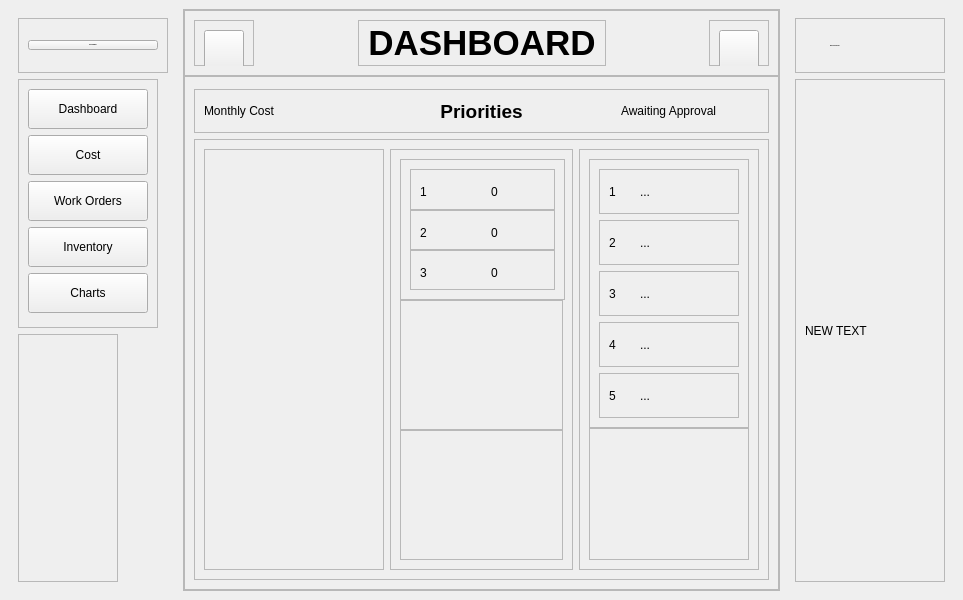
<?xml version="1.0" encoding="UTF-8"?>
<ui version="4.0">
 <class>MainWindow</class>
 <widget class="QMainWindow" name="MainWindow">
  <property name="geometry">
   <rect>
    <x>0</x>
    <y>0</y>
    <width>963</width>
    <height>600</height>
   </rect>
  </property>
  <property name="windowTitle">
   <string>MainWindow</string>
  </property>
  <property name="styleSheet">
   <string notr="true">@font-face {
	font-family: Verdana;
}
* {
	color: #ffffff;
	font-family: Verdana;
	font-size: 12px;
	border: nine;
	background: none;
}
#centralwidget {
	background-color: rgb(33, 43, 51);
}
#left_menu_widget, #stackedWidget, #right_menu_widget, #dashboard_view, #cost_view,
#work_orders_view, #inventory_view, #charts_view
{
	background-color: rgba(61, 80, 95, 100);
}
#title_label {
	color: rgb(255, 188, 255);
	font: 800 26pt &quot;Cambria&quot;;
}
#frame_15 {
	color: rgb(38, 163, 170);
	border-color: rgb(38, 163, 170);
	border-style: solid;
	border-width: 0 0 5px 5px;
}
#frame_15 QLabel {
	font: 700 14pt &quot;Candara&quot;;
	color: rgb(38, 163, 170);
}
#header_frame, #left_frame_title, #right_frame_title {
	background-color: rgb(61, 80, 95);
}
#left_header_nav QPushButton,
#right_header_nav QPushButton  {
	background-color: rgb(61, 80, 95);
	border-radius: 15px;
	border: 3px solid rgb(120, 157, 186);
}
#left_nav_section QPushButton,
#left_header_nav QPushButton,
#right_header_nav  QPushButton{
	background-color: rgb(61, 80, 95);
	border-radius: 15px;
	border: 3px solid rgb(120, 157, 186);
	text-align: left;
	padding-left: 8px;
}
#left_nav_section QPushButton:hover,
#left_header_nav QPushButton:hover,
#right_header_nav  QPushButton:hover {
	background-color: rgb(95, 80, 61);
	border-radius: 16px;
	border: 3px solid rgb(186, 157, 120);
}
#pri_1, #pri_2, #pri_3,
#set_1_num, #set_2_num, #set_3_num, #set_4_num, #set_5_num {
	font: 14pt &quot;Cambria&quot;;
	border-color: rgb(193, 139, 111);
	border-style: solid;
	border-width: 2px;
}
#pri_1 {
	color: rgb(255, 0, 4);
	font: 700 12pt &quot;Rubik&quot;;
}
#pri_2 {
	color: rgb(255, 185, 8);
	font: 700 12pt &quot;Rubik&quot;;
}
#pri_3 {
	color: rgb(13, 255, 0);
	font: 700 12pt &quot;Rubik&quot;;
}
#pri_1_count, #pri_2_count, #pri_3_count {
	color: rgb(170, 85, 255);
	font: 700 12pt &quot;Rubik&quot;;
}
#frame_4, #frame_5, #frame_6 {
	color: rgb(38, 163, 170);
	border-color: rgb(193, 139, 111);;
	border-style: solid;
	border-width: 0 0 3px 0;
}</string>
  </property>
  <widget class="QWidget" name="centralwidget">
   <layout class="QHBoxLayout" name="horizontalLayout">
    <item>
     <widget class="QWidget" name="left_menu_widget" native="true">
      <layout class="QVBoxLayout" name="verticalLayout">
       <item>
        <widget class="QFrame" name="left_frame_title">
         <property name="minimumSize">
          <size>
           <width>150</width>
           <height>55</height>
          </size>
         </property>
         <property name="maximumSize">
          <size>
           <width>150</width>
           <height>55</height>
          </size>
         </property>
         <property name="frameShape">
          <enum>QFrame::StyledPanel</enum>
         </property>
         <property name="frameShadow">
          <enum>QFrame::Raised</enum>
         </property>
         <layout class="QHBoxLayout" name="horizontalLayout_2">
          <item>
           <widget class="QPushButton" name="pushButton_7">
            <property name="font">
             <font>
              <pointsize>-1</pointsize>
              <bold>true</bold>
             </font>
            </property>
            <property name="text">
             <string>MANAGEMENT</string>
            </property>
           </widget>
          </item>
         </layout>
        </widget>
       </item>
       <item alignment="Qt::AlignLeft">
        <widget class="QFrame" name="left_nav_section">
         <property name="frameShape">
          <enum>QFrame::StyledPanel</enum>
         </property>
         <property name="frameShadow">
          <enum>QFrame::Raised</enum>
         </property>
         <layout class="QVBoxLayout" name="verticalLayout_2">
          <item alignment="Qt::AlignLeft">
           <widget class="QPushButton" name="dashboard_pushButton">
            <property name="minimumSize">
             <size>
              <width>120</width>
              <height>40</height>
             </size>
            </property>
            <property name="maximumSize">
             <size>
              <width>120</width>
              <height>40</height>
             </size>
            </property>
            <property name="text">
             <string>Dashboard</string>
            </property>
           </widget>
          </item>
          <item alignment="Qt::AlignLeft">
           <widget class="QPushButton" name="cost_pushButton">
            <property name="minimumSize">
             <size>
              <width>120</width>
              <height>40</height>
             </size>
            </property>
            <property name="maximumSize">
             <size>
              <width>120</width>
              <height>40</height>
             </size>
            </property>
            <property name="text">
             <string>Cost</string>
            </property>
           </widget>
          </item>
          <item alignment="Qt::AlignLeft">
           <widget class="QPushButton" name="work_orders_pushButton">
            <property name="minimumSize">
             <size>
              <width>120</width>
              <height>40</height>
             </size>
            </property>
            <property name="maximumSize">
             <size>
              <width>120</width>
              <height>40</height>
             </size>
            </property>
            <property name="text">
             <string>Work Orders</string>
            </property>
           </widget>
          </item>
          <item alignment="Qt::AlignLeft">
           <widget class="QPushButton" name="inventory_pushButton">
            <property name="minimumSize">
             <size>
              <width>120</width>
              <height>40</height>
             </size>
            </property>
            <property name="maximumSize">
             <size>
              <width>120</width>
              <height>40</height>
             </size>
            </property>
            <property name="text">
             <string>Inventory</string>
            </property>
           </widget>
          </item>
          <item alignment="Qt::AlignLeft">
           <widget class="QPushButton" name="charts_pushButton">
            <property name="minimumSize">
             <size>
              <width>120</width>
              <height>40</height>
             </size>
            </property>
            <property name="maximumSize">
             <size>
              <width>120</width>
              <height>40</height>
             </size>
            </property>
            <property name="text">
             <string>Charts</string>
            </property>
           </widget>
          </item>
         </layout>
        </widget>
       </item>
       <item alignment="Qt::AlignLeft">
        <widget class="QFrame" name="buffer_frame">
         <property name="minimumSize">
          <size>
           <width>100</width>
           <height>0</height>
          </size>
         </property>
         <property name="frameShape">
          <enum>QFrame::StyledPanel</enum>
         </property>
         <property name="frameShadow">
          <enum>QFrame::Raised</enum>
         </property>
         <layout class="QGridLayout" name="gridLayout_6"/>
        </widget>
       </item>
      </layout>
     </widget>
    </item>
    <item>
     <widget class="QFrame" name="center_frame">
      <property name="frameShape">
       <enum>QFrame::StyledPanel</enum>
      </property>
      <property name="frameShadow">
       <enum>QFrame::Raised</enum>
      </property>
      <layout class="QVBoxLayout" name="verticalLayout_4">
       <property name="spacing">
        <number>0</number>
       </property>
       <property name="leftMargin">
        <number>0</number>
       </property>
       <property name="topMargin">
        <number>0</number>
       </property>
       <property name="rightMargin">
        <number>0</number>
       </property>
       <property name="bottomMargin">
        <number>0</number>
       </property>
       <item>
        <widget class="QFrame" name="header_frame">
         <property name="maximumSize">
          <size>
           <width>16777215</width>
           <height>66</height>
          </size>
         </property>
         <property name="frameShape">
          <enum>QFrame::StyledPanel</enum>
         </property>
         <property name="frameShadow">
          <enum>QFrame::Raised</enum>
         </property>
         <layout class="QHBoxLayout" name="horizontalLayout_3">
          <item alignment="Qt::AlignLeft">
           <widget class="QFrame" name="left_header_nav">
            <property name="frameShape">
             <enum>QFrame::StyledPanel</enum>
            </property>
            <property name="frameShadow">
             <enum>QFrame::Raised</enum>
            </property>
            <layout class="QHBoxLayout" name="horizontalLayout_4">
             <item alignment="Qt::AlignHCenter|Qt::AlignVCenter">
              <widget class="QPushButton" name="left_menu_button">
               <property name="minimumSize">
                <size>
                 <width>40</width>
                 <height>40</height>
                </size>
               </property>
               <property name="maximumSize">
                <size>
                 <width>40</width>
                 <height>40</height>
                </size>
               </property>
               <property name="text">
                <string/>
               </property>
              </widget>
             </item>
            </layout>
           </widget>
          </item>
          <item>
           <widget class="QFrame" name="title">
            <property name="frameShape">
             <enum>QFrame::StyledPanel</enum>
            </property>
            <property name="frameShadow">
             <enum>QFrame::Raised</enum>
            </property>
            <layout class="QVBoxLayout" name="verticalLayout_5">
             <item>
              <widget class="QLabel" name="title_label">
               <property name="font">
                <font>
                 <pointsize>26</pointsize>
                 <italic>false</italic>
                 <bold>true</bold>
                </font>
               </property>
               <property name="text">
                <string>DASHBOARD</string>
               </property>
               <property name="alignment">
                <set>Qt::AlignCenter</set>
               </property>
              </widget>
             </item>
            </layout>
           </widget>
          </item>
          <item alignment="Qt::AlignRight">
           <widget class="QFrame" name="right_header_nav">
            <property name="frameShape">
             <enum>QFrame::StyledPanel</enum>
            </property>
            <property name="frameShadow">
             <enum>QFrame::Raised</enum>
            </property>
            <layout class="QHBoxLayout" name="horizontalLayout_5">
             <item alignment="Qt::AlignHCenter|Qt::AlignVCenter">
              <widget class="QPushButton" name="right_menu_button">
               <property name="minimumSize">
                <size>
                 <width>40</width>
                 <height>40</height>
                </size>
               </property>
               <property name="maximumSize">
                <size>
                 <width>40</width>
                 <height>40</height>
                </size>
               </property>
               <property name="text">
                <string/>
               </property>
              </widget>
             </item>
            </layout>
           </widget>
          </item>
         </layout>
        </widget>
       </item>
       <item>
        <widget class="QFrame" name="frame_8">
         <property name="frameShape">
          <enum>QFrame::StyledPanel</enum>
         </property>
         <property name="frameShadow">
          <enum>QFrame::Raised</enum>
         </property>
         <layout class="QVBoxLayout" name="verticalLayout_7">
          <property name="spacing">
           <number>0</number>
          </property>
          <property name="leftMargin">
           <number>0</number>
          </property>
          <property name="topMargin">
           <number>3</number>
          </property>
          <property name="rightMargin">
           <number>0</number>
          </property>
          <property name="bottomMargin">
           <number>0</number>
          </property>
          <item>
           <widget class="QStackedWidget" name="stackedWidget">
            <property name="styleSheet">
             <string notr="true"/>
            </property>
            <property name="currentIndex">
             <number>0</number>
            </property>
            <widget class="QWidget" name="dashboard_view">
             <layout class="QVBoxLayout" name="verticalLayout_8">
              <item alignment="Qt::AlignTop">
               <widget class="QFrame" name="frame_15">
                <property name="frameShape">
                 <enum>QFrame::StyledPanel</enum>
                </property>
                <property name="frameShadow">
                 <enum>QFrame::Raised</enum>
                </property>
                <layout class="QHBoxLayout" name="horizontalLayout_8">
                 <item alignment="Qt::AlignLeft|Qt::AlignVCenter">
                  <widget class="QLabel" name="label_2">
                   <property name="text">
                    <string>Monthly Cost</string>
                   </property>
                  </widget>
                 </item>
                 <item alignment="Qt::AlignLeft">
                  <widget class="QLabel" name="label_9">
                   <property name="minimumSize">
                    <size>
                     <width>183</width>
                     <height>24</height>
                    </size>
                   </property>
                   <property name="maximumSize">
                    <size>
                     <width>183</width>
                     <height>24</height>
                    </size>
                   </property>
                   <property name="font">
                    <font>
                     <pointsize>14</pointsize>
                     <italic>false</italic>
                     <bold>true</bold>
                    </font>
                   </property>
                   <property name="text">
                    <string>Priorities</string>
                   </property>
                   <property name="alignment">
                    <set>Qt::AlignCenter</set>
                   </property>
                  </widget>
                 </item>
                 <item alignment="Qt::AlignHCenter|Qt::AlignVCenter">
                  <widget class="QLabel" name="label">
                   <property name="text">
                    <string>Awaiting Approval</string>
                   </property>
                  </widget>
                 </item>
                </layout>
               </widget>
              </item>
              <item>
               <widget class="QFrame" name="frame_16">
                <property name="sizePolicy">
                 <sizepolicy hsizetype="Preferred" vsizetype="Expanding">
                  <horstretch>0</horstretch>
                  <verstretch>0</verstretch>
                 </sizepolicy>
                </property>
                <property name="frameShape">
                 <enum>QFrame::StyledPanel</enum>
                </property>
                <property name="frameShadow">
                 <enum>QFrame::Raised</enum>
                </property>
                <layout class="QGridLayout" name="gridLayout">
                 <item row="0" column="0">
                  <widget class="QFrame" name="dashboard_frame_left">
                   <property name="frameShape">
                    <enum>QFrame::StyledPanel</enum>
                   </property>
                   <property name="frameShadow">
                    <enum>QFrame::Raised</enum>
                   </property>
                  </widget>
                 </item>
                 <item row="0" column="1">
                  <widget class="QFrame" name="dashboard_frame_center">
                   <property name="minimumSize">
                    <size>
                     <width>183</width>
                     <height>0</height>
                    </size>
                   </property>
                   <property name="maximumSize">
                    <size>
                     <width>183</width>
                     <height>16777215</height>
                    </size>
                   </property>
                   <property name="frameShape">
                    <enum>QFrame::StyledPanel</enum>
                   </property>
                   <property name="frameShadow">
                    <enum>QFrame::Raised</enum>
                   </property>
                   <layout class="QVBoxLayout" name="verticalLayout_6">
                    <property name="spacing">
                     <number>0</number>
                    </property>
                    <item>
                     <widget class="QFrame" name="frame">
                      <property name="minimumSize">
                       <size>
                        <width>165</width>
                        <height>0</height>
                       </size>
                      </property>
                      <property name="maximumSize">
                       <size>
                        <width>165</width>
                        <height>141</height>
                       </size>
                      </property>
                      <property name="frameShape">
                       <enum>QFrame::StyledPanel</enum>
                      </property>
                      <property name="frameShadow">
                       <enum>QFrame::Raised</enum>
                      </property>
                      <layout class="QVBoxLayout" name="verticalLayout_9">
                       <property name="spacing">
                        <number>0</number>
                       </property>
                       <item>
                        <widget class="QFrame" name="frame_4">
                         <property name="maximumSize">
                          <size>
                           <width>147</width>
                           <height>41</height>
                          </size>
                         </property>
                         <property name="frameShape">
                          <enum>QFrame::StyledPanel</enum>
                         </property>
                         <property name="frameShadow">
                          <enum>QFrame::Raised</enum>
                         </property>
                         <layout class="QHBoxLayout" name="horizontalLayout_9">
                          <property name="spacing">
                           <number>0</number>
                          </property>
                          <item>
                           <widget class="QLabel" name="pri_1">
                            <property name="minimumSize">
                             <size>
                              <width>25</width>
                              <height>25</height>
                             </size>
                            </property>
                            <property name="maximumSize">
                             <size>
                              <width>25</width>
                              <height>25</height>
                             </size>
                            </property>
                            <property name="baseSize">
                             <size>
                              <width>13</width>
                              <height>0</height>
                             </size>
                            </property>
                            <property name="text">
                             <string>1</string>
                            </property>
                           </widget>
                          </item>
                          <item alignment="Qt::AlignHCenter|Qt::AlignVCenter">
                           <widget class="QLabel" name="pri_1_count">
                            <property name="minimumSize">
                             <size>
                              <width>0</width>
                              <height>25</height>
                             </size>
                            </property>
                            <property name="maximumSize">
                             <size>
                              <width>16777215</width>
                              <height>25</height>
                             </size>
                            </property>
                            <property name="sizeIncrement">
                             <size>
                              <width>25</width>
                              <height>0</height>
                             </size>
                            </property>
                            <property name="baseSize">
                             <size>
                              <width>25</width>
                              <height>0</height>
                             </size>
                            </property>
                            <property name="text">
                             <string>0</string>
                            </property>
                           </widget>
                          </item>
                         </layout>
                        </widget>
                       </item>
                       <item>
                        <widget class="QFrame" name="frame_6">
                         <property name="maximumSize">
                          <size>
                           <width>147</width>
                           <height>41</height>
                          </size>
                         </property>
                         <property name="frameShape">
                          <enum>QFrame::StyledPanel</enum>
                         </property>
                         <property name="frameShadow">
                          <enum>QFrame::Raised</enum>
                         </property>
                         <layout class="QHBoxLayout" name="horizontalLayout_11">
                          <property name="spacing">
                           <number>0</number>
                          </property>
                          <item>
                           <widget class="QLabel" name="pri_2">
                            <property name="minimumSize">
                             <size>
                              <width>25</width>
                              <height>25</height>
                             </size>
                            </property>
                            <property name="maximumSize">
                             <size>
                              <width>25</width>
                              <height>25</height>
                             </size>
                            </property>
                            <property name="text">
                             <string>2</string>
                            </property>
                           </widget>
                          </item>
                          <item alignment="Qt::AlignHCenter|Qt::AlignVCenter">
                           <widget class="QLabel" name="pri_2_count">
                            <property name="minimumSize">
                             <size>
                              <width>0</width>
                              <height>25</height>
                             </size>
                            </property>
                            <property name="maximumSize">
                             <size>
                              <width>16777215</width>
                              <height>25</height>
                             </size>
                            </property>
                            <property name="text">
                             <string>0</string>
                            </property>
                           </widget>
                          </item>
                         </layout>
                        </widget>
                       </item>
                       <item>
                        <widget class="QFrame" name="frame_5">
                         <property name="maximumSize">
                          <size>
                           <width>147</width>
                           <height>41</height>
                          </size>
                         </property>
                         <property name="frameShape">
                          <enum>QFrame::StyledPanel</enum>
                         </property>
                         <property name="frameShadow">
                          <enum>QFrame::Raised</enum>
                         </property>
                         <layout class="QHBoxLayout" name="horizontalLayout_10">
                          <property name="spacing">
                           <number>0</number>
                          </property>
                          <item>
                           <widget class="QLabel" name="pri_3">
                            <property name="minimumSize">
                             <size>
                              <width>25</width>
                              <height>25</height>
                             </size>
                            </property>
                            <property name="maximumSize">
                             <size>
                              <width>25</width>
                              <height>25</height>
                             </size>
                            </property>
                            <property name="text">
                             <string>3</string>
                            </property>
                           </widget>
                          </item>
                          <item alignment="Qt::AlignHCenter|Qt::AlignVCenter">
                           <widget class="QLabel" name="pri_3_count">
                            <property name="minimumSize">
                             <size>
                              <width>0</width>
                              <height>25</height>
                             </size>
                            </property>
                            <property name="maximumSize">
                             <size>
                              <width>16777215</width>
                              <height>25</height>
                             </size>
                            </property>
                            <property name="text">
                             <string>0</string>
                            </property>
                           </widget>
                          </item>
                         </layout>
                        </widget>
                       </item>
                      </layout>
                     </widget>
                    </item>
                    <item>
                     <widget class="QFrame" name="frame_2">
                      <property name="frameShape">
                       <enum>QFrame::StyledPanel</enum>
                      </property>
                      <property name="frameShadow">
                       <enum>QFrame::Raised</enum>
                      </property>
                     </widget>
                    </item>
                    <item>
                     <widget class="QFrame" name="frame_3">
                      <property name="frameShape">
                       <enum>QFrame::StyledPanel</enum>
                      </property>
                      <property name="frameShadow">
                       <enum>QFrame::Raised</enum>
                      </property>
                     </widget>
                    </item>
                   </layout>
                  </widget>
                 </item>
                 <item row="0" column="2">
                  <widget class="QFrame" name="dashboard_frame_right">
                   <property name="frameShape">
                    <enum>QFrame::StyledPanel</enum>
                   </property>
                   <property name="frameShadow">
                    <enum>QFrame::Raised</enum>
                   </property>
                   <layout class="QVBoxLayout" name="verticalLayout_18">
                    <property name="spacing">
                     <number>0</number>
                    </property>
                    <item>
                     <widget class="QFrame" name="frame_7">
                      <property name="frameShape">
                       <enum>QFrame::StyledPanel</enum>
                      </property>
                      <property name="frameShadow">
                       <enum>QFrame::Raised</enum>
                      </property>
                      <layout class="QVBoxLayout" name="verticalLayout_19">
                       <item>
                        <widget class="QFrame" name="set_1">
                         <property name="frameShape">
                          <enum>QFrame::StyledPanel</enum>
                         </property>
                         <property name="frameShadow">
                          <enum>QFrame::Raised</enum>
                         </property>
                         <layout class="QHBoxLayout" name="horizontalLayout_12">
                          <item>
                           <widget class="QLabel" name="set_1_num">
                            <property name="minimumSize">
                             <size>
                              <width>25</width>
                              <height>25</height>
                             </size>
                            </property>
                            <property name="maximumSize">
                             <size>
                              <width>25</width>
                              <height>25</height>
                             </size>
                            </property>
                            <property name="text">
                             <string>1</string>
                            </property>
                           </widget>
                          </item>
                          <item>
                           <widget class="QLabel" name="set_1_count">
                            <property name="text">
                             <string>...</string>
                            </property>
                           </widget>
                          </item>
                         </layout>
                        </widget>
                       </item>
                       <item>
                        <widget class="QFrame" name="set_2">
                         <property name="frameShape">
                          <enum>QFrame::StyledPanel</enum>
                         </property>
                         <property name="frameShadow">
                          <enum>QFrame::Raised</enum>
                         </property>
                         <layout class="QHBoxLayout" name="horizontalLayout_13">
                          <item>
                           <widget class="QLabel" name="set_2_num">
                            <property name="minimumSize">
                             <size>
                              <width>25</width>
                              <height>25</height>
                             </size>
                            </property>
                            <property name="maximumSize">
                             <size>
                              <width>25</width>
                              <height>25</height>
                             </size>
                            </property>
                            <property name="text">
                             <string>2</string>
                            </property>
                           </widget>
                          </item>
                          <item>
                           <widget class="QLabel" name="set_2_count">
                            <property name="text">
                             <string>...</string>
                            </property>
                           </widget>
                          </item>
                         </layout>
                        </widget>
                       </item>
                       <item>
                        <widget class="QFrame" name="set_3">
                         <property name="frameShape">
                          <enum>QFrame::StyledPanel</enum>
                         </property>
                         <property name="frameShadow">
                          <enum>QFrame::Raised</enum>
                         </property>
                         <layout class="QHBoxLayout" name="horizontalLayout_14">
                          <item>
                           <widget class="QLabel" name="set_3_num">
                            <property name="minimumSize">
                             <size>
                              <width>25</width>
                              <height>25</height>
                             </size>
                            </property>
                            <property name="maximumSize">
                             <size>
                              <width>25</width>
                              <height>25</height>
                             </size>
                            </property>
                            <property name="text">
                             <string>3</string>
                            </property>
                           </widget>
                          </item>
                          <item>
                           <widget class="QLabel" name="set_3_count">
                            <property name="text">
                             <string>...</string>
                            </property>
                           </widget>
                          </item>
                         </layout>
                        </widget>
                       </item>
                       <item>
                        <widget class="QFrame" name="set_4">
                         <property name="frameShape">
                          <enum>QFrame::StyledPanel</enum>
                         </property>
                         <property name="frameShadow">
                          <enum>QFrame::Raised</enum>
                         </property>
                         <layout class="QHBoxLayout" name="horizontalLayout_15">
                          <item>
                           <widget class="QLabel" name="set_4_num">
                            <property name="minimumSize">
                             <size>
                              <width>25</width>
                              <height>25</height>
                             </size>
                            </property>
                            <property name="maximumSize">
                             <size>
                              <width>25</width>
                              <height>25</height>
                             </size>
                            </property>
                            <property name="text">
                             <string>4</string>
                            </property>
                           </widget>
                          </item>
                          <item>
                           <widget class="QLabel" name="set_4_count">
                            <property name="text">
                             <string>...</string>
                            </property>
                           </widget>
                          </item>
                         </layout>
                        </widget>
                       </item>
                       <item>
                        <widget class="QFrame" name="set_5">
                         <property name="frameShape">
                          <enum>QFrame::StyledPanel</enum>
                         </property>
                         <property name="frameShadow">
                          <enum>QFrame::Raised</enum>
                         </property>
                         <layout class="QHBoxLayout" name="horizontalLayout_16">
                          <item>
                           <widget class="QLabel" name="set_5_num">
                            <property name="minimumSize">
                             <size>
                              <width>25</width>
                              <height>25</height>
                             </size>
                            </property>
                            <property name="maximumSize">
                             <size>
                              <width>25</width>
                              <height>25</height>
                             </size>
                            </property>
                            <property name="text">
                             <string>5</string>
                            </property>
                           </widget>
                          </item>
                          <item>
                           <widget class="QLabel" name="set_5_count">
                            <property name="text">
                             <string>...</string>
                            </property>
                           </widget>
                          </item>
                         </layout>
                        </widget>
                       </item>
                      </layout>
                     </widget>
                    </item>
                    <item>
                     <widget class="QFrame" name="frame_9">
                      <property name="frameShape">
                       <enum>QFrame::StyledPanel</enum>
                      </property>
                      <property name="frameShadow">
                       <enum>QFrame::Raised</enum>
                      </property>
                     </widget>
                    </item>
                   </layout>
                  </widget>
                 </item>
                </layout>
               </widget>
              </item>
             </layout>
            </widget>
            <widget class="QWidget" name="cost_view">
             <layout class="QVBoxLayout" name="verticalLayout_11">
              <item>
               <widget class="QFrame" name="frame_17">
                <property name="frameShape">
                 <enum>QFrame::StyledPanel</enum>
                </property>
                <property name="frameShadow">
                 <enum>QFrame::Raised</enum>
                </property>
                <layout class="QVBoxLayout" name="verticalLayout_10">
                 <item alignment="Qt::AlignTop">
                  <widget class="QLabel" name="label_10">
                   <property name="font">
                    <font>
                     <pointsize>-1</pointsize>
                     <bold>true</bold>
                    </font>
                   </property>
                   <property name="text">
                    <string>Cost View</string>
                   </property>
                   <property name="alignment">
                    <set>Qt::AlignCenter</set>
                   </property>
                  </widget>
                 </item>
                </layout>
               </widget>
              </item>
              <item>
               <widget class="QFrame" name="frame_18">
                <property name="sizePolicy">
                 <sizepolicy hsizetype="Preferred" vsizetype="Expanding">
                  <horstretch>0</horstretch>
                  <verstretch>0</verstretch>
                 </sizepolicy>
                </property>
                <property name="frameShape">
                 <enum>QFrame::StyledPanel</enum>
                </property>
                <property name="frameShadow">
                 <enum>QFrame::Raised</enum>
                </property>
                <layout class="QGridLayout" name="gridLayout_2"/>
               </widget>
              </item>
             </layout>
            </widget>
            <widget class="QWidget" name="work_orders_view">
             <layout class="QVBoxLayout" name="verticalLayout_13">
              <item>
               <widget class="QFrame" name="frame_19">
                <property name="frameShape">
                 <enum>QFrame::StyledPanel</enum>
                </property>
                <property name="frameShadow">
                 <enum>QFrame::Raised</enum>
                </property>
                <layout class="QVBoxLayout" name="verticalLayout_12">
                 <item alignment="Qt::AlignTop">
                  <widget class="QLabel" name="label_11">
                   <property name="font">
                    <font>
                     <pointsize>-1</pointsize>
                     <bold>true</bold>
                    </font>
                   </property>
                   <property name="text">
                    <string>Work Orders View</string>
                   </property>
                   <property name="alignment">
                    <set>Qt::AlignCenter</set>
                   </property>
                  </widget>
                 </item>
                </layout>
               </widget>
              </item>
              <item>
               <widget class="QFrame" name="frame_20">
                <property name="sizePolicy">
                 <sizepolicy hsizetype="Preferred" vsizetype="Expanding">
                  <horstretch>0</horstretch>
                  <verstretch>0</verstretch>
                 </sizepolicy>
                </property>
                <property name="frameShape">
                 <enum>QFrame::StyledPanel</enum>
                </property>
                <property name="frameShadow">
                 <enum>QFrame::Raised</enum>
                </property>
                <layout class="QGridLayout" name="gridLayout_3"/>
               </widget>
              </item>
             </layout>
            </widget>
            <widget class="QWidget" name="inventory_view">
             <layout class="QVBoxLayout" name="verticalLayout_15">
              <item>
               <widget class="QFrame" name="frame_21">
                <property name="frameShape">
                 <enum>QFrame::StyledPanel</enum>
                </property>
                <property name="frameShadow">
                 <enum>QFrame::Raised</enum>
                </property>
                <layout class="QVBoxLayout" name="verticalLayout_14">
                 <item alignment="Qt::AlignTop">
                  <widget class="QLabel" name="label_12">
                   <property name="font">
                    <font>
                     <pointsize>-1</pointsize>
                     <bold>true</bold>
                    </font>
                   </property>
                   <property name="text">
                    <string>Inventory View</string>
                   </property>
                   <property name="alignment">
                    <set>Qt::AlignCenter</set>
                   </property>
                  </widget>
                 </item>
                </layout>
               </widget>
              </item>
              <item>
               <widget class="QFrame" name="frame_22">
                <property name="sizePolicy">
                 <sizepolicy hsizetype="Preferred" vsizetype="Expanding">
                  <horstretch>0</horstretch>
                  <verstretch>0</verstretch>
                 </sizepolicy>
                </property>
                <property name="frameShape">
                 <enum>QFrame::StyledPanel</enum>
                </property>
                <property name="frameShadow">
                 <enum>QFrame::Raised</enum>
                </property>
                <layout class="QGridLayout" name="gridLayout_4"/>
               </widget>
              </item>
             </layout>
            </widget>
            <widget class="QWidget" name="charts_view">
             <layout class="QVBoxLayout" name="verticalLayout_17">
              <item>
               <widget class="QFrame" name="frame_23">
                <property name="frameShape">
                 <enum>QFrame::StyledPanel</enum>
                </property>
                <property name="frameShadow">
                 <enum>QFrame::Raised</enum>
                </property>
                <layout class="QVBoxLayout" name="verticalLayout_16">
                 <item alignment="Qt::AlignTop">
                  <widget class="QLabel" name="label_13">
                   <property name="font">
                    <font>
                     <pointsize>-1</pointsize>
                     <bold>true</bold>
                    </font>
                   </property>
                   <property name="text">
                    <string>Charts View</string>
                   </property>
                   <property name="alignment">
                    <set>Qt::AlignCenter</set>
                   </property>
                  </widget>
                 </item>
                </layout>
               </widget>
              </item>
              <item>
               <widget class="QFrame" name="frame_24">
                <property name="sizePolicy">
                 <sizepolicy hsizetype="Preferred" vsizetype="Expanding">
                  <horstretch>0</horstretch>
                  <verstretch>0</verstretch>
                 </sizepolicy>
                </property>
                <property name="frameShape">
                 <enum>QFrame::StyledPanel</enum>
                </property>
                <property name="frameShadow">
                 <enum>QFrame::Raised</enum>
                </property>
                <layout class="QGridLayout" name="gridLayout_5"/>
               </widget>
              </item>
             </layout>
            </widget>
           </widget>
          </item>
         </layout>
        </widget>
       </item>
      </layout>
     </widget>
    </item>
    <item>
     <widget class="QWidget" name="right_menu_widget" native="true">
      <layout class="QVBoxLayout" name="verticalLayout_3">
       <item>
        <widget class="QFrame" name="right_frame_title">
         <property name="minimumSize">
          <size>
           <width>150</width>
           <height>55</height>
          </size>
         </property>
         <property name="maximumSize">
          <size>
           <width>150</width>
           <height>55</height>
          </size>
         </property>
         <property name="frameShape">
          <enum>QFrame::StyledPanel</enum>
         </property>
         <property name="frameShadow">
          <enum>QFrame::Raised</enum>
         </property>
         <layout class="QHBoxLayout" name="horizontalLayout_6">
          <item>
           <widget class="QLabel" name="right_frame_title_label">
            <property name="maximumSize">
             <size>
              <width>80</width>
              <height>50</height>
             </size>
            </property>
            <property name="font">
             <font>
              <pointsize>-1</pointsize>
              <bold>true</bold>
             </font>
            </property>
            <property name="text">
             <string>Work Order Sign Off</string>
            </property>
            <property name="wordWrap">
             <bool>true</bool>
            </property>
           </widget>
          </item>
         </layout>
        </widget>
       </item>
       <item>
        <widget class="QFrame" name="right_frame">
         <property name="frameShape">
          <enum>QFrame::StyledPanel</enum>
         </property>
         <property name="frameShadow">
          <enum>QFrame::Raised</enum>
         </property>
         <layout class="QHBoxLayout" name="horizontalLayout_7">
          <item>
           <widget class="QLabel" name="cool_thing">
            <property name="text">
             <string>NEW TEXT</string>
            </property>
           </widget>
          </item>
         </layout>
        </widget>
       </item>
      </layout>
     </widget>
    </item>
   </layout>
  </widget>
 </widget>
 <resources/>
 <connections/>
</ui>
